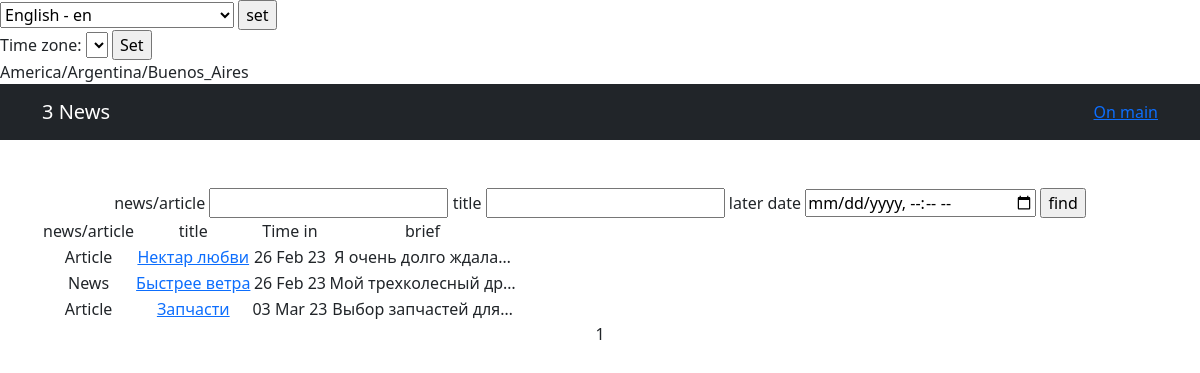
The app's page /news/search/ with its own data.
### news/models.py (models this page shows, shortened)
class Post(models.Model):
    author = models.ForeignKey(Author, on_delete=models.CASCADE, help_text=_('Author'))
    category = models.ManyToManyField(Category, through='PostCategory', help_text=_('Category'))
    NEWS = 'NE'
    ARTICLE = 'AR'
    CATEGORY_CHOICES = (
        (NEWS, _('Новости')),
        (ARTICLE, _('Статья'))
    )
    change_news = models.CharField(max_length=2, choices=CATEGORY_CHOICES, default=ARTICLE, help_text=_('change news'))
    time_in = models.DateTimeField(auto_now_add=True, help_text=_('time in'))
    head_news = models.CharField(max_length=128, help_text=_('head news'))
    text_news = models.TextField(help_text=_('text news'))
    rate_news = models.SmallIntegerField(default=0, help_text=_('rate news'))

### news/views.py (the view)
# urls.py: path('search/', Search.as_view(), name='search'),
class Search(ListView):
    model = Post
    ordering = 'time_in'
    template_name = 'search.html'
    context_object_name = 'search'
    paginate_by = 10
    def get_queryset(self):
        queryset = super().get_queryset()
        self.filterset = PostFilter(self.request.GET, queryset)
        return self.filterset.qs
    def get_context_data(self, **kwargs):
        context = super().get_context_data(**kwargs)
        context['filterset'] = self.filterset
        return context

### news/templatetags/custom_filters.py (called while the page is built)
@register.filter()
def censor(word, code="*"):
    wordMat = word.lower().translate(str.maketrans('', '', string.punctuation + string.digits))
    for mat in list_mat:
        while mat in wordMat:
            word_a = wordMat.replace(mat[1:], code * (len(mat) - 1))
            print(word_a)
            wordMat = word_a
            word = wordMat
    return f'{word}'

@register.simple_tag(name="get_hour")
def current_hour():
    now = datetime.now()
    return now.strftime("%H")

### templates/search.html (shortened to what this page needs)
{% extends 'flatpages/default.html' %}
{% load i18n %}
{% load custom_filters %}
{% block title %}
{{search|length}} {% trans "Новости" %}
<a href="{% url 'news' %}">{% trans "На главную" %}</a>
{% endblock title %}
{% block content %}
    <form action="" method="get">
        <label for="{{filterset.form.change_news__icontains.id_for_label}}">{% trans "Новость/Статья" %}</label>
        <input
            id="{{filterset.form.change_news__icontains.id}}"
            name="{{filterset.form.change_news__icontains.name}}"
            value="{{filterset.form.change_news.value}}"
        />
        <label for="{{filterset.form.head_news__icontains.id_for_label}}">{% trans "Название" %}</label>
        <input
            id="{{filterset.form.head_news__icontains.id}}"
            name="{{filterset.form.head_news__icontains.name}}"
            value="{{filterset.form.head_news.value}}"
        />
        <label for="{{filterset.form.time_in__gt.id_for_label}}">{% trans "Позже даты:" %}</label>
        <input
                type="datetime-local"
                id="{{filterset.form.time_in__gt.id}}"
                name="{{filterset.form.time_in__gt.name}}"
                value="{{filterset.form.time_in__gt.value}}"
                min="2022-12-01T00:00"
        />
        <input type="submit" value="{% trans 'Найти' %}"/>
    </form>
<table>
    <tr>
        <td>{% trans "Новость/Статья" %}</td>
        <td>{% trans "Заголовок" %}</td>
        <td>{% trans "Дата публикации" %}</td>
        <td>{% trans "Кратко" %}</td>
    </tr>
    {% if search %}
        {% for new in search %}
        <tr>
            <td>{{new.get_change_news_display}}</td>
            <td><a href="/news/{{new.pk}}">{{new.head_news|censor}}</a></td>
            <td>{{new.time_in|date:"d M y"}}</td>
            <td>{{new.text_news|censor|truncatechars:20}}</td>
        </tr>
        {% endfor %}
    {% else %}
        <h3>{% trans "В данный момент пока еще нет статей" %}</h3>
    {% endif %}
</table>
    {{ page_obj.number }}
{% endblock content %}

### records on screen
Post: change_news "Article", head_news|censor "Нектар любви", time_in "26 Feb 23", text_news|censor "Я очень долго ждала…"
Post: change_news "News", head_news|censor "Быстрее ветра", time_in "26 Feb 23", text_news|censor "Мой трехколесный др…"
Post: change_news "Article", head_news|censor "Запчасти", time_in "03 Mar 23", text_news|censor "Выбор запчастей для…"

### other values on screen
{{ TIME_ZONE }} "America/Argentina/Buenos_Aires"
{{ search|length }} "3"
{{ page_obj.number }} "1"
form field language "English - en"
